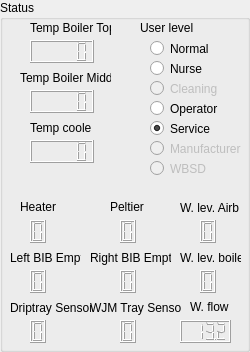
     <widget class="QGroupBox" name="groupBox_5">
      <property name="title">
       <string>Status</string>
      </property>
      <widget class="QLabel" name="label_11">
       <property name="geometry">
        <rect>
         <x>30</x>
         <y>20</y>
         <width>81</width>
         <height>16</height>
        </rect>
       </property>
       <property name="text">
        <string>Temp Boiler Top</string>
       </property>
      </widget>
      <widget class="QLCDNumber" name="lcdTnkUp">
       <property name="geometry">
        <rect>
         <x>30</x>
         <y>40</y>
         <width>64</width>
         <height>23</height>
        </rect>
       </property>
       <property name="styleSheet">
        <string notr="true">foreground:rgb(255, 0, 0)</string>
       </property>
      </widget>
      <widget class="QLabel" name="label_12">
       <property name="geometry">
        <rect>
         <x>20</x>
         <y>70</y>
         <width>91</width>
         <height>16</height>
        </rect>
       </property>
       <property name="text">
        <string>Temp Boiler Middle</string>
       </property>
      </widget>
      <widget class="QLCDNumber" name="lcdTnkDown">
       <property name="geometry">
        <rect>
         <x>30</x>
         <y>90</y>
         <width>64</width>
         <height>23</height>
        </rect>
       </property>
       <property name="styleSheet">
        <string notr="true">foreground:rgb(255, 0, 0)</string>
       </property>
      </widget>
      <widget class="QLCDNumber" name="lcdFridge">
       <property name="geometry">
        <rect>
         <x>30</x>
         <y>140</y>
         <width>64</width>
         <height>23</height>
        </rect>
       </property>
       <property name="styleSheet">
        <string notr="true">foreground:rgb(0, 85, 255)</string>
       </property>
      </widget>
      <widget class="QLabel" name="label_13">
       <property name="geometry">
        <rect>
         <x>30</x>
         <y>120</y>
         <width>61</width>
         <height>16</height>
        </rect>
       </property>
       <property name="text">
        <string>Temp cooler </string>
       </property>
      </widget>
      <widget class="QLabel" name="label_7">
       <property name="geometry">
        <rect>
         <x>20</x>
         <y>200</y>
         <width>46</width>
         <height>13</height>
        </rect>
       </property>
       <property name="text">
        <string>Heater</string>
       </property>
      </widget>
      <widget class="QLCDNumber" name="lcdHeater">
       <property name="geometry">
        <rect>
         <x>30</x>
         <y>220</y>
         <width>16</width>
         <height>23</height>
        </rect>
       </property>
       <property name="digitCount">
        <number>1</number>
       </property>
       <property name="mode">
        <enum>QLCDNumber::Bin</enum>
       </property>
      </widget>
      <widget class="QLabel" name="label_10">
       <property name="geometry">
        <rect>
         <x>110</x>
         <y>200</y>
         <width>46</width>
         <height>13</height>
        </rect>
       </property>
       <property name="text">
        <string>Peltier</string>
       </property>
      </widget>
      <widget class="QLCDNumber" name="lcdPelitier">
       <property name="geometry">
        <rect>
         <x>120</x>
         <y>220</y>
         <width>16</width>
         <height>23</height>
        </rect>
       </property>
       <property name="digitCount">
        <number>1</number>
       </property>
       <property name="mode">
        <enum>QLCDNumber::Bin</enum>
       </property>
      </widget>
      <widget class="QLabel" name="label_14">
       <property name="geometry">
        <rect>
         <x>10</x>
         <y>250</y>
         <width>71</width>
         <height>16</height>
        </rect>
       </property>
       <property name="text">
        <string>Left BIB Empty</string>
       </property>
      </widget>
      <widget class="QLabel" name="label_15">
       <property name="geometry">
        <rect>
         <x>90</x>
         <y>250</y>
         <width>81</width>
         <height>16</height>
        </rect>
       </property>
       <property name="text">
        <string>Right BIB Empty</string>
       </property>
      </widget>
      <widget class="QLCDNumber" name="lcdLBIB">
       <property name="geometry">
        <rect>
         <x>30</x>
         <y>270</y>
         <width>16</width>
         <height>23</height>
        </rect>
       </property>
       <property name="digitCount">
        <number>1</number>
       </property>
       <property name="mode">
        <enum>QLCDNumber::Bin</enum>
       </property>
      </widget>
      <widget class="QLCDNumber" name="lcdRBIB">
       <property name="geometry">
        <rect>
         <x>120</x>
         <y>270</y>
         <width>16</width>
         <height>23</height>
        </rect>
       </property>
       <property name="digitCount">
        <number>1</number>
       </property>
       <property name="mode">
        <enum>QLCDNumber::Bin</enum>
       </property>
      </widget>
      <widget class="QLabel" name="label_23">
       <property name="geometry">
        <rect>
         <x>10</x>
         <y>300</y>
         <width>81</width>
         <height>16</height>
        </rect>
       </property>
       <property name="text">
        <string>Driptray Sensor</string>
       </property>
      </widget>
      <widget class="QLabel" name="label_24">
       <property name="geometry">
        <rect>
         <x>90</x>
         <y>300</y>
         <width>91</width>
         <height>16</height>
        </rect>
       </property>
       <property name="text">
        <string>WJM Tray Sensor</string>
       </property>
      </widget>
      <widget class="QLCDNumber" name="lcdDriptray">
       <property name="geometry">
        <rect>
         <x>30</x>
         <y>320</y>
         <width>16</width>
         <height>23</height>
        </rect>
       </property>
       <property name="digitCount">
        <number>1</number>
       </property>
       <property name="mode">
        <enum>QLCDNumber::Bin</enum>
       </property>
      </widget>
      <widget class="QLCDNumber" name="lcdWJM">
       <property name="geometry">
        <rect>
         <x>120</x>
         <y>320</y>
         <width>16</width>
         <height>23</height>
        </rect>
       </property>
       <property name="digitCount">
        <number>1</number>
       </property>
       <property name="mode">
        <enum>QLCDNumber::Bin</enum>
       </property>
      </widget>
      <widget class="QRadioButton" name="optModeNormal">
       <property name="geometry">
        <rect>
         <x>150</x>
         <y>40</y>
         <width>82</width>
         <height>17</height>
        </rect>
       </property>
       <property name="text">
        <string>Normal</string>
       </property>
      </widget>
      <widget class="QRadioButton" name="optModeOperator">
       <property name="geometry">
        <rect>
         <x>150</x>
         <y>100</y>
         <width>82</width>
         <height>17</height>
        </rect>
       </property>
       <property name="text">
        <string>Operator</string>
       </property>
      </widget>
      <widget class="QRadioButton" name="optModeService">
       <property name="geometry">
        <rect>
         <x>150</x>
         <y>120</y>
         <width>82</width>
         <height>17</height>
        </rect>
       </property>
       <property name="text">
        <string>Service</string>
       </property>
       <property name="checked">
        <bool>true</bool>
       </property>
      </widget>
      <widget class="QRadioButton" name="optModeManufacturer">
       <property name="enabled">
        <bool>false</bool>
       </property>
       <property name="geometry">
        <rect>
         <x>150</x>
         <y>140</y>
         <width>91</width>
         <height>17</height>
        </rect>
       </property>
       <property name="text">
        <string>Manufacturer</string>
       </property>
      </widget>
      <widget class="QLabel" name="label_16">
       <property name="geometry">
        <rect>
         <x>140</x>
         <y>20</y>
         <width>101</width>
         <height>16</height>
        </rect>
       </property>
       <property name="text">
        <string>User level</string>
       </property>
      </widget>
      <widget class="QRadioButton" name="optModeCleaner">
       <property name="enabled">
        <bool>false</bool>
       </property>
       <property name="geometry">
        <rect>
         <x>150</x>
         <y>80</y>
         <width>82</width>
         <height>17</height>
        </rect>
       </property>
       <property name="text">
        <string>Cleaning</string>
       </property>
      </widget>
      <widget class="QRadioButton" name="optModeWBSD">
       <property name="enabled">
        <bool>false</bool>
       </property>
       <property name="geometry">
        <rect>
         <x>150</x>
         <y>160</y>
         <width>82</width>
         <height>17</height>
        </rect>
       </property>
       <property name="text">
        <string>WBSD</string>
       </property>
       <property name="checkable">
        <bool>true</bool>
       </property>
       <property name="checked">
        <bool>false</bool>
       </property>
      </widget>
      <widget class="QRadioButton" name="optModeNurse">
       <property name="geometry">
        <rect>
         <x>150</x>
         <y>60</y>
         <width>82</width>
         <height>17</height>
        </rect>
       </property>
       <property name="text">
        <string>Nurse</string>
       </property>
      </widget>
      <widget class="QLabel" name="label_17">
       <property name="geometry">
        <rect>
         <x>180</x>
         <y>200</y>
         <width>61</width>
         <height>16</height>
        </rect>
       </property>
       <property name="text">
        <string>W. lev. Airb</string>
       </property>
      </widget>
      <widget class="QLCDNumber" name="lcdLevAirbr">
       <property name="geometry">
        <rect>
         <x>200</x>
         <y>220</y>
         <width>16</width>
         <height>23</height>
        </rect>
       </property>
       <property name="digitCount">
        <number>1</number>
       </property>
       <property name="mode">
        <enum>QLCDNumber::Bin</enum>
       </property>
      </widget>
      <widget class="QLCDNumber" name="lcdLevBoil">
       <property name="geometry">
        <rect>
         <x>200</x>
         <y>270</y>
         <width>16</width>
         <height>23</height>
        </rect>
       </property>
       <property name="digitCount">
        <number>1</number>
       </property>
       <property name="mode">
        <enum>QLCDNumber::Bin</enum>
       </property>
      </widget>
      <widget class="QLabel" name="label_18">
       <property name="geometry">
        <rect>
         <x>180</x>
         <y>250</y>
         <width>61</width>
         <height>16</height>
        </rect>
       </property>
       <property name="text">
        <string>W. lev. boiler</string>
       </property>
      </widget>
      <widget class="QLabel" name="label_19">
       <property name="geometry">
        <rect>
         <x>190</x>
         <y>300</y>
         <width>46</width>
         <height>13</height>
        </rect>
       </property>
       <property name="text">
        <string>W. flow</string>
       </property>
      </widget>
      <widget class="QLCDNumber" name="lcdFlow">
       <property name="geometry">
        <rect>
         <x>180</x>
         <y>320</y>
         <width>51</width>
         <height>23</height>
        </rect>
       </property>
       <property name="smallDecimalPoint">
        <bool>true</bool>
       </property>
       <property name="digitCount">
        <number>4</number>
       </property>
       <property name="value" stdset="0">
        <double>13.199999999999999</double>
       </property>
      </widget>
     </widget>
